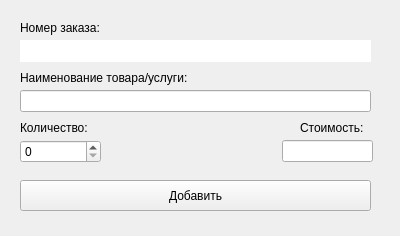
<?xml version="1.0" encoding="UTF-8"?>
<ui version="4.0">
 <class>AddItemForm</class>
 <widget class="QWidget" name="AddItemForm">
  <property name="geometry">
   <rect>
    <x>0</x>
    <y>0</y>
    <width>400</width>
    <height>236</height>
   </rect>
  </property>
  <property name="windowTitle">
   <string>Добавление услуги/товара</string>
  </property>
  <widget class="QLabel" name="label">
   <property name="geometry">
    <rect>
     <x>20</x>
     <y>70</y>
     <width>201</width>
     <height>16</height>
    </rect>
   </property>
   <property name="text">
    <string>Наименование товара/услуги:</string>
   </property>
  </widget>
  <widget class="QLabel" name="label_2">
   <property name="geometry">
    <rect>
     <x>20</x>
     <y>20</y>
     <width>101</width>
     <height>16</height>
    </rect>
   </property>
   <property name="text">
    <string>Номер заказа:</string>
   </property>
  </widget>
  <widget class="QLineEdit" name="orderID_lineEdit">
   <property name="geometry">
    <rect>
     <x>20</x>
     <y>40</y>
     <width>351</width>
     <height>22</height>
    </rect>
   </property>
   <property name="frame">
    <bool>false</bool>
   </property>
   <property name="readOnly">
    <bool>true</bool>
   </property>
  </widget>
  <widget class="QLineEdit" name="itemName_lineEdit">
   <property name="geometry">
    <rect>
     <x>20</x>
     <y>90</y>
     <width>351</width>
     <height>22</height>
    </rect>
   </property>
  </widget>
  <widget class="QLabel" name="label_3">
   <property name="geometry">
    <rect>
     <x>20</x>
     <y>120</y>
     <width>91</width>
     <height>16</height>
    </rect>
   </property>
   <property name="text">
    <string>Количество:</string>
   </property>
  </widget>
  <widget class="QSpinBox" name="quantity_spinBox">
   <property name="geometry">
    <rect>
     <x>20</x>
     <y>140</y>
     <width>81</width>
     <height>23</height>
    </rect>
   </property>
  </widget>
  <widget class="QLabel" name="label_4">
   <property name="geometry">
    <rect>
     <x>300</x>
     <y>120</y>
     <width>81</width>
     <height>16</height>
    </rect>
   </property>
   <property name="text">
    <string>Стоимость:</string>
   </property>
  </widget>
  <widget class="QLineEdit" name="cost_lineEdit">
   <property name="geometry">
    <rect>
     <x>282</x>
     <y>140</y>
     <width>91</width>
     <height>22</height>
    </rect>
   </property>
  </widget>
  <widget class="QPushButton" name="addItem_pushButton">
   <property name="geometry">
    <rect>
     <x>20</x>
     <y>180</y>
     <width>351</width>
     <height>31</height>
    </rect>
   </property>
   <property name="text">
    <string>Добавить</string>
   </property>
  </widget>
 </widget>
 <resources/>
 <connections/>
</ui>
